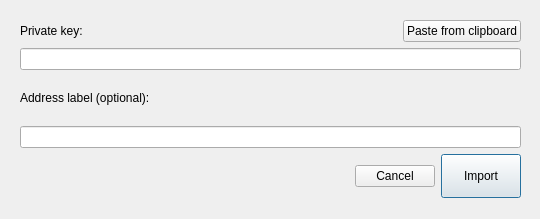
<?xml version="1.0" encoding="UTF-8"?>
<ui version="4.0">
 <class>ImportPrivKeyDialog</class>
 <widget class="QDialog" name="ImportPrivKeyDialog">
  <property name="geometry">
   <rect>
    <x>0</x>
    <y>0</y>
    <width>540</width>
    <height>219</height>
   </rect>
  </property>
  <property name="windowTitle">
   <string>Dialog</string>
  </property>
  <widget class="QWidget" name="verticalLayoutWidget">
   <property name="geometry">
    <rect>
     <x>20</x>
     <y>20</y>
     <width>501</width>
     <height>178</height>
    </rect>
   </property>
   <layout class="QVBoxLayout" name="verticalLayout">
    <item>
     <layout class="QHBoxLayout" name="horizontalLayoutPrivatKEdit">
      <item>
       <widget class="QLabel" name="labelPrivateKeyEdit">
        <property name="text">
         <string>Private key:</string>
        </property>
       </widget>
      </item>
      <item>
       <spacer name="horizontalSpacer_2">
        <property name="orientation">
         <enum>Qt::Horizontal</enum>
        </property>
        <property name="sizeHint" stdset="0">
         <size>
          <width>40</width>
          <height>20</height>
         </size>
        </property>
       </spacer>
      </item>
      <item>
       <widget class="QPushButton" name="pasteButton">
        <property name="cursor">
         <cursorShape>PointingHandCursor</cursorShape>
        </property>
        <property name="text">
         <string>Paste from clipboard</string>
        </property>
       </widget>
      </item>
     </layout>
    </item>
    <item>
     <widget class="QLineEdit" name="privKeyEdit">
      <property name="autoFillBackground">
       <bool>false</bool>
      </property>
     </widget>
    </item>
    <item>
     <widget class="QLabel" name="labelAddressLabel">
      <property name="text">
       <string>Address label (optional):</string>
      </property>
     </widget>
    </item>
    <item>
     <widget class="QLineEdit" name="addressLabelEdit"/>
    </item>
    <item>
     <layout class="QHBoxLayout" name="horizontalLayout">
      <item>
       <spacer name="horizontalSpacer">
        <property name="orientation">
         <enum>Qt::Horizontal</enum>
        </property>
        <property name="sizeHint" stdset="0">
         <size>
          <width>40</width>
          <height>20</height>
         </size>
        </property>
       </spacer>
      </item>
      <item>
       <widget class="QPushButton" name="cancelButton">
        <property name="text">
         <string>Cancel</string>
        </property>
       </widget>
      </item>
      <item>
       <widget class="QPushButton" name="OkButton">
        <property name="sizePolicy">
         <sizepolicy hsizetype="Minimum" vsizetype="Minimum">
          <horstretch>0</horstretch>
          <verstretch>0</verstretch>
         </sizepolicy>
        </property>
        <property name="minimumSize">
         <size>
          <width>0</width>
          <height>40</height>
         </size>
        </property>
        <property name="cursor">
         <cursorShape>PointingHandCursor</cursorShape>
        </property>
        <property name="text">
         <string>Import</string>
        </property>
        <property name="default">
         <bool>true</bool>
        </property>
       </widget>
      </item>
     </layout>
    </item>
   </layout>
  </widget>
 </widget>
 <resources/>
 <connections/>
</ui>
